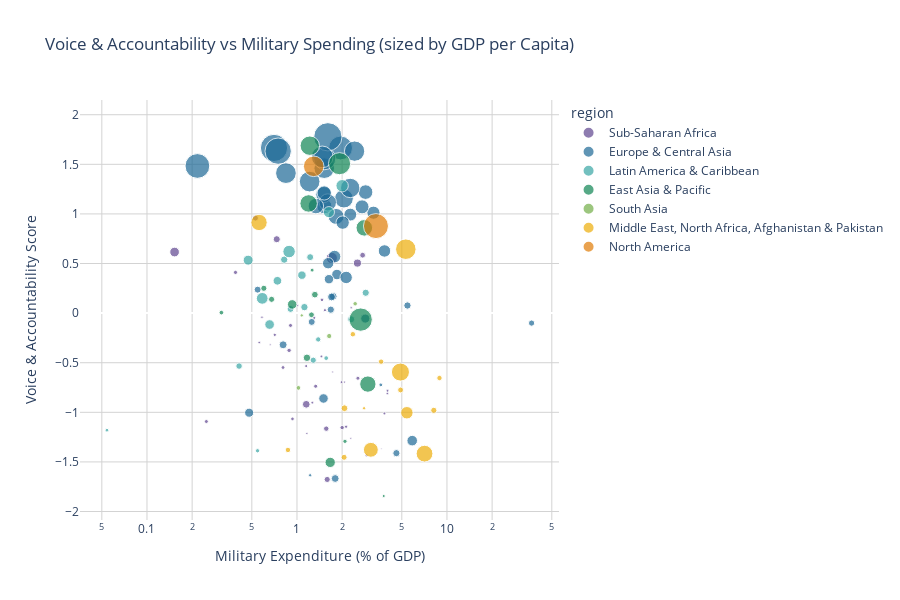

Here is the notebook cell this chart was saved with:
### Markdown cell above
This graph shows the relationship between GDP per Capita and the Voice & Accountability Score. We can see the relationship between countries' income per person and their people's perception of their ability to participate in government elections, have free media, and various freedoms of expression. We can see a strong positive correlation. This tells us that as GDP per capita increases, so does people's ability perception of freedom.

### Code cell
# Dropping NaNs to ensure graphability
df_clean = df.dropna(subset=['VA.EST', 'MS.MIL.XPND.GD.ZS', 'NY.GNP.PCAP.CD'])

 # Creating plots and setting features
fig_VAM = px.scatter(
    df_clean,
    x='MS.MIL.XPND.GD.ZS',
    log_x=True,
    y='VA.EST',
    color='region',
    size='NY.GNP.PCAP.CD',
    hover_name=df_clean.index,
    hover_data={
        'MS.MIL.XPND.GD.ZS': ':.2f',
        'VA.EST': ':.2f',
        'NY.GNP.PCAP.CD': ':,.0f',
        'incomeLevel': True,
        'region': False
    },
    labels={
        'MS.MIL.XPND.GD.ZS': 'Military Expenditure (% of GDP)',
        'VA.EST': 'Voice & Accountability Score',
        'NY.GNP.PCAP.CD': 'GDP per Capita'
    },
    title='Voice & Accountability vs Military Spending (sized by GDP per Capita)',
    color_discrete_sequence=px.colors.qualitative.Prism,
)

 # Formatting
fig_VAM.update_layout(
    height=600,
    plot_bgcolor='white',
    xaxis=dict(showgrid=True, gridwidth=1, gridcolor='lightgray'),
    yaxis=dict(showgrid=True, gridwidth=1, gridcolor='lightgray')
)

fig_VAM.show()

### Figure 1 — Plotly figure (JSON) as saved in the notebook; plotly's stock layout.template omitted (floating-point values rounded to 4 significant figures; data arrays with more than 128 entries replaced by an {"elided": "..."} marker saying what was removed)
{"data": [{"customdata": [[2130, "Lower middle income", "Sub-Saharan Africa "], [220, "Low income", "Sub-Saharan Africa "], [1390, "Lower middle income", "Sub-Saharan Africa "], [860, "Low income", "Sub-Saharan Africa "], [8360, "Upper middle income", "Sub-Saharan Africa "], [530, "Low income", "Sub-Saharan Africa "], [2500, "Lower middle income", "Sub-Saharan Africa "], [1690, "Lower middle income", "Sub-Saharan Africa "], [640, "Low income", "Sub-Saharan Africa "], [2450, "Lower middle income", "Sub-Saharan Africa "], [4780, "Upper middle income", "Sub-Saharan Africa "], [7750, "Upper middle income", "Sub-Saharan Africa "], [2280, "Lower middle income", "Sub-Saharan Africa "], [1340, "Lower middle income", "Sub-Saharan Africa "], [870, "Low income", "Sub-Saharan Africa "], [970, "Low income", "Sub-Saharan Africa "], [4840, "Upper middle income", "Sub-Saharan Africa "], [2110, "Lower middle income", "Sub-Saharan Africa "], [720, "Low income", "Sub-Saharan Africa "], [1250, "Lower middle income", "Sub-Saharan Africa "], [510, "Low income", "Sub-Saharan Africa "], [1010, "Low income", "Sub-Saharan Africa "], [540, "Low income", "Sub-Saharan Africa "], [2130, "Lower middle income", "Sub-Saharan Africa "], [12070, "Upper middle income", "Sub-Saharan Africa "], [600, "Low income", "Sub-Saharan Africa "], [4290, "Lower middle income", "Sub-Saharan Africa "], [640, "Low income", "Sub-Saharan Africa "], [1880, "Lower middle income", "Sub-Saharan Africa "], [1000, "Low income", "Sub-Saharan Africa "], [1630, "Lower middle income", "Sub-Saharan Africa "], [870, "Low income", "Sub-Saharan Africa "], [3750, "Lower middle income", "Sub-Saharan Africa "], [16400, "High income", "Sub-Saharan Africa "], [1000, "Low income", "Sub-Saharan Africa "], [1000, "Low income", "Sub-Saharan Africa "], [1220, "Lower middle income", "Sub-Saharan Africa "], [970, "Low income", "Sub-Saharan Africa "], [6480, "Upper middle income", "Sub-Saharan Africa "], [1290, "Lower middle income", "Sub-Saharan Africa "], [2060, "Lower middle income", "Sub-Saharan Africa "]], "hovertemplate": "<b>%{hovertext}</b><br><br>Military Expenditure (% of GDP)=%{x:.2f}<br>Voice & Accountability Score=%{y:.2f}<br>GDP per Capita=%{customdata[0]:,.0f}<br>incomeLevel=%{customdata[1]}<extra></extra>", "hovertext": ["AO", "BI", "BJ", "BF", "BW", "CF", "CI", "CM", "CD", "CG", "CV", "GA", "GH", "GN", "GM", "GW", "GQ", "KE", "LR", "LS", "MG", "ML", "MZ", "MR", "MU", "MW", null, "NE", "NG", "RW", "SN", "SL", "SZ", "SC", "TD", "TG", "TZ", "UG", "ZA", "ZM", "ZW"], "legendgroup": "Sub-Saharan Africa ", "marker": {"color": "rgb(95, 70, 144)", "size": [2130.0, 220.0, 1390.0, 860.0, 8360.0, 530.0, 2500.0, 1690.0, 640.0, 2450.0, 4780.0, 7750.0, 2280.0, 1340.0, 870.0, 970.0, 4840.0, 2110.0, 720.0, 1250.0, 510.0, 1010.0, 540.0, 2130.0, 12070.0, 600.0, 4290.0, 640.0, 1880.0, 1000.0, 1630.0, 870.0, 3750.0, 16400.0, 1000.0, 1000.0, 1220.0, 970.0, 6480.0, 1290.0, 2060.0], "sizemode": "area", "sizeref": 257.9, "symbol": "circle"}, "mode": "markers", "name": "Sub-Saharan Africa ", "orientation": "v", "showlegend": true, "type": "scatter", "x": [1.333, 3.659, 0.7112, 4.005, 2.53, 2.285, 0.8861, 0.9333, 1.164, 2.0, 0.5282, 1.153, 0.3892, 2.126, 0.5843, 1.455, 1.59, 0.9058, 2.298, 1.536, 0.663, 3.828, 1.732, 2.549, 0.1528, 1.011, 2.74, 2.07, 0.8073, 1.266, 1.468, 0.5604, 1.568, 1.707, 2.908, 4.015, 1.152, 1.982, 0.7331, 1.303, 0.2488], "xaxis": "x", "y": [-0.7373, -1.367, -0.219, -0.8099, 0.5041, -1.262, -0.3755, -1.066, -1.213, -1.154, 0.9581, -0.9192, 0.4104, -1.145, -0.04101, -0.4369, -1.677, -0.1242, 0.05389, 0.02994, -0.3195, -1.012, -0.5934, -0.6561, 0.6157, 0.07561, 0.5839, -0.6955, -0.5483, -0.9023, 0.134, -0.2964, -1.165, 0.5564, -1.435, -0.7827, -0.5337, -0.6958, 0.7449, -0.04795, -1.093], "yaxis": "y"}, {"customdata": {"elided": "46x3 mixed values"}, "hovertemplate": "<b>%{hovertext}</b><br><br>Military Expenditure (% of GDP)=%{x:.2f}<br>Voice & Accountability Score=%{y:.2f}<br>GDP per Capita=%{customdata[0]:,.0f}<br>incomeLevel=%{customdata[1]}<extra></extra>", "hovertext": ["AL", "AM", "AT", "AZ", "BE", "BG", "BA", "BY", "CH", "CY", "CZ", "DE", "DK", "ES", "EE", "FI", "FR", "GB", "GE", "GR", "HR", "HU", "IE", "IT", "KZ", "KG", "LT", "LU", "LV", "MD", "MK", "ME", "NL", "NO", "PL", "PT", "RO", "RU", "RS", "SK", "SI", "SE", "TJ", "TR", "UA", "XK"], "legendgroup": "Europe & Central Asia", "marker": {"color": "rgb(29, 105, 150)", "size": [7680.0, 6840.0, 55220.0, 6670.0, 55020.0, 14270.0, 8270.0, 7850.0, 95750.0, 32960.0, 29130.0, 54960.0, 73340.0, 32940.0, 27580.0, 53120.0, 45440.0, 48560.0, 6710.0, 22320.0, 20590.0, 19860.0, 78980.0, 38610.0, 10690.0, 1840.0, 25280.0, 89650.0, 21400.0, 6250.0, 7900.0, 11450.0, 62540.0, 103200.0, 19940.0, 26160.0, 16690.0, 14460.0, 10760.0, 23100.0, 30990.0, 60910.0, 1400.0, 11730.0, 4980.0, 6290.0], "sizemode": "area", "sizeref": 257.9, "symbol": "circle"}, "mode": "markers", "name": "Europe & Central Asia", "orientation": "v", "showlegend": true, "type": "scatter", "x": [1.744, 5.451, 0.8443, 4.602, 1.215, 1.847, 0.8084, 1.798, 0.7027, 1.825, 1.524, 1.52, 1.953, 1.509, 2.867, 2.421, 2.056, 2.265, 1.681, 3.234, 1.78, 2.128, 0.2169, 1.606, 0.4801, 3.622, 2.716, 0.7491, 2.268, 0.5467, 1.699, 1.634, 1.533, 1.607, 3.833, 1.519, 1.614, 5.864, 2.853, 2.017, 1.337, 1.473, 1.224, 1.503, 36.65, 1.254], "xaxis": "x", "y": [0.169, 0.07671, 1.411, -1.412, 1.326, 0.389, -0.3195, -1.667, 1.665, 0.9746, 1.077, 1.461, 1.665, 1.195, 1.22, 1.633, 1.155, 1.262, 0.03471, 1.012, 0.5697, 0.3595, 1.483, 1.116, -1.004, -0.7232, 1.071, 1.633, 0.993, 0.2368, 0.1627, 0.342, 1.556, 1.777, 0.6265, 1.211, 0.5032, -1.286, -0.055, 0.9125, 1.079, 1.575, -1.635, -0.8606, -0.1005, -0.08881], "yaxis": "y"}, {"customdata": [[12890, "Upper middle income", "Latin America & Caribbean "], [6890, "Upper middle income", "Latin America & Caribbean "], [3620, "Lower middle income", "Latin America & Caribbean "], [9310, "Upper middle income", "Latin America & Caribbean "], [15950, "High income", "Latin America & Caribbean "], [6720, "Upper middle income", "Latin America & Caribbean "], [9700, "Upper middle income", "Latin America & Caribbean "], [6590, "Upper middle income", "Latin America & Caribbean "], [5470, "Upper middle income", "Latin America & Caribbean "], [17770, "High income", "Latin America & Caribbean "], [2880, "Lower middle income", "Latin America & Caribbean "], [1760, "Lower middle income", "Latin America & Caribbean "], [6220, "Upper middle income", "Latin America & Caribbean "], [12000, "Upper middle income", "Latin America & Caribbean "], [2360, "Lower middle income", "Latin America & Caribbean "], [7080, "Upper middle income", "Latin America & Caribbean "], [6200, "Upper middle income", "Latin America & Caribbean "], [4950, "Upper middle income", "Latin America & Caribbean "], [20070, "High income", "Latin America & Caribbean "], [19850, "High income", "Latin America & Caribbean "]], "hovertemplate": "<b>%{hovertext}</b><br><br>Military Expenditure (% of GDP)=%{x:.2f}<br>Voice & Accountability Score=%{y:.2f}<br>GDP per Capita=%{customdata[0]:,.0f}<br>incomeLevel=%{customdata[1]}<extra></extra>", "hovertext": ["AR", "BZ", "BO", "BR", "CL", "CO", "DO", "EC", "GT", "GY", "HN", "HT", "JM", "MX", "NI", "PE", "PY", "SV", "TT", "UY"], "legendgroup": "Latin America & Caribbean ", "marker": {"color": "rgb(56, 166, 165)", "size": [12890.0, 6890.0, 3620.0, 9310.0, 15950.0, 6720.0, 9700.0, 6590.0, 5470.0, 17770.0, 2880.0, 1760.0, 6220.0, 12000.0, 2360.0, 7080.0, 6200.0, 4950.0, 20070.0, 19850.0], "sizemode": "area", "sizeref": 257.9, "symbol": "circle"}, "mode": "markers", "name": "Latin America & Caribbean ", "orientation": "v", "showlegend": true, "type": "scatter", "x": [0.4727, 0.8219, 1.386, 1.079, 1.633, 2.873, 0.7407, 2.297, 0.4112, 0.5865, 1.566, 0.05409, 1.224, 0.6569, 0.546, 1.121, 0.9063, 1.284, 0.886, 2.0], "xaxis": "x", "y": [0.5339, 0.539, -0.2652, 0.3829, 1.018, 0.2052, 0.3259, -0.06191, -0.5337, 0.1488, -0.4537, -1.18, 0.5643, -0.1151, -1.387, 0.06048, 0.04202, -0.4744, 0.6207, 1.284], "yaxis": "y"}, {"customdata": [[63160, "High income", "East Asia & Pacific"], [34390, "High income", "East Asia & Pacific"], [13730, "Upper middle income", "East Asia & Pacific"], [5680, "Upper middle income", "East Asia & Pacific"], [4810, "Upper middle income", "East Asia & Pacific"], [39360, "High income", "East Asia & Pacific"], [2390, "Lower middle income", "East Asia & Pacific"], [35490, "High income", "East Asia & Pacific"], [1230, "Lower middle income", "East Asia & Pacific"], [4870, "Upper middle income", "East Asia & Pacific"], [11710, "Upper middle income", "East Asia & Pacific"], [48600, "High income", "East Asia & Pacific"], [4320, "Lower middle income", "East Asia & Pacific"], [2800, "Lower middle income", "East Asia & Pacific"], [69850, "High income", "East Asia & Pacific"], [7190, "Upper middle income", "East Asia & Pacific"], [2020, "Lower middle income", "East Asia & Pacific"]], "hovertemplate": "<b>%{hovertext}</b><br><br>Military Expenditure (% of GDP)=%{x:.2f}<br>Voice & Accountability Score=%{y:.2f}<br>GDP per Capita=%{customdata[0]:,.0f}<br>incomeLevel=%{customdata[1]}<extra></extra>", "hovertext": ["AU", "BN", "CN", "FJ", "ID", "JP", "KH", "KR", "MM", "MN", "MY", "NZ", "PH", "PG", "SG", "TH", "TL"], "legendgroup": "East Asia & Pacific", "marker": {"color": "rgb(15, 133, 84)", "size": [63160.0, 34390.0, 13730.0, 5680.0, 4810.0, 39360.0, 2390.0, 35490.0, 1230.0, 4870.0, 11710.0, 48600.0, 4320.0, 2800.0, 69850.0, 7190.0, 2020.0], "sizemode": "area", "sizeref": 257.9, "symbol": "circle"}, "mode": "markers", "name": "East Asia & Pacific", "orientation": "v", "showlegend": true, "type": "scatter", "x": [1.922, 2.969, 1.665, 1.316, 0.6775, 1.196, 2.09, 2.812, 3.789, 0.6014, 0.9297, 1.218, 1.249, 0.3133, 2.659, 1.166, 1.262], "xaxis": "x", "y": [1.507, -0.7155, -1.505, 0.1861, 0.139, 1.106, -1.292, 0.8596, -1.844, 0.2503, 0.08762, 1.688, -0.01684, 0.005011, -0.06541, -0.4504, 0.4334], "yaxis": "y"}, {"customdata": [[2880, "Lower middle income", "South Asia"], [2580, "Lower middle income", "South Asia"], [3530, "Lower middle income", "South Asia"], [1430, "Lower middle income", "South Asia"]], "hovertemplate": "<b>%{hovertext}</b><br><br>Military Expenditure (% of GDP)=%{x:.2f}<br>Voice & Accountability Score=%{y:.2f}<br>GDP per Capita=%{customdata[0]:,.0f}<br>incomeLevel=%{customdata[1]}<extra></extra>", "hovertext": ["BD", "IN", "LK", "NP"], "legendgroup": "South Asia", "marker": {"color": "rgb(115, 175, 72)", "size": [2880.0, 2580.0, 3530.0, 1430.0], "sizemode": "area", "sizeref": 257.9, "symbol": "circle"}, "mode": "markers", "name": "South Asia", "orientation": "v", "showlegend": true, "type": "scatter", "x": [1.023, 2.443, 1.64, 1.077], "xaxis": "x", "y": [-0.7539, 0.0944, -0.2311, -0.02312], "yaxis": "y"}, {"customdata": [[28460, "High income", "Middle East, North Africa, Afghanistan & Pakistan"], [4950, "Upper middle income", "Middle East, North Africa, Afghanistan & Pakistan"], [3840, "Lower middle income", "Middle East, North Africa, Afghanistan & Pakistan"], [4640, "Upper middle income", "Middle East, North Africa, Afghanistan & Pakistan"], [5920, "Upper middle income", "Middle East, North Africa, Afghanistan & Pakistan"], [54280, "High income", "Middle East, North Africa, Afghanistan & Pakistan"], [4450, "Lower middle income", "Middle East, North Africa, Afghanistan & Pakistan"], [42030, "High income", "Middle East, North Africa, Afghanistan & Pakistan"], [3730, "Lower middle income", "Middle East, North Africa, Afghanistan & Pakistan"], [3760, "Lower middle income", "Middle East, North Africa, Afghanistan & Pakistan"], [34500, "High income", "Middle East, North Africa, Afghanistan & Pakistan"], [20020, "High income", "Middle East, North Africa, Afghanistan & Pakistan"], [1460, "Lower middle income", "Middle East, North Africa, Afghanistan & Pakistan"], [36330, "High income", "Middle East, North Africa, Afghanistan & Pakistan"], [3850, "Lower middle income", "Middle East, North Africa, Afghanistan & Pakistan"]], "hovertemplate": "<b>%{hovertext}</b><br><br>Military Expenditure (% of GDP)=%{x:.2f}<br>Voice & Accountability Score=%{y:.2f}<br>GDP per Capita=%{customdata[0]:,.0f}<br>incomeLevel=%{customdata[1]}<extra></extra>", "hovertext": ["BH", "DZ", "EG", "IR", "IQ", "IL", "JO", "KW", "LB", "MA", "MT", "OM", "PK", "SA", "TN"], "legendgroup": "Middle East, North Africa, Afghanistan & Pakistan", "marker": {"color": "rgb(237, 173, 8)", "size": [28460.0, 4950.0, 3840.0, 4640.0, 5920.0, 54280.0, 4450.0, 42030.0, 3730.0, 3760.0, 34500.0, 20020.0, 1460.0, 36330.0, 3850.0], "sizemode": "area", "sizeref": 257.9, "symbol": "circle"}, "mode": "markers", "name": "Middle East, North Africa, Afghanistan & Pakistan", "orientation": "v", "showlegend": true, "type": "scatter", "x": [3.108, 8.172, 0.8706, 2.061, 2.073, 5.317, 4.905, 4.896, 8.913, 3.639, 0.5586, 5.404, 2.801, 7.086, 2.358], "xaxis": "x", "y": [-1.378, -0.9799, -1.379, -1.454, -0.9589, 0.6443, -0.7747, -0.5942, -0.6543, -0.4893, 0.9137, -1.004, -0.9591, -1.417, -0.2129], "yaxis": "y"}, {"customdata": [[54660, "High income", "North America"], [80710, "High income", "North America"]], "hovertemplate": "<b>%{hovertext}</b><br><br>Military Expenditure (% of GDP)=%{x:.2f}<br>Voice & Accountability Score=%{y:.2f}<br>GDP per Capita=%{customdata[0]:,.0f}<br>incomeLevel=%{customdata[1]}<extra></extra>", "hovertext": ["CA", "US"], "legendgroup": "North America", "marker": {"color": "rgb(225, 124, 5)", "size": [54660.0, 80710.0], "sizemode": "area", "sizeref": 257.9, "symbol": "circle"}, "mode": "markers", "name": "North America", "orientation": "v", "showlegend": true, "type": "scatter", "x": [1.293, 3.362], "xaxis": "x", "y": [1.48, 0.8775], "yaxis": "y"}], "layout": {"height": 600, "legend": {"itemsizing": "constant", "title": {"text": "region"}, "tracegroupgap": 0}, "plot_bgcolor": "white", "title": {"text": "Voice & Accountability vs Military Spending (sized by GDP per Capita)"}, "xaxis": {"anchor": "y", "domain": [0, 1], "gridcolor": "lightgray", "gridwidth": 1, "showgrid": true, "title": {"text": "Military Expenditure (% of GDP)"}, "type": "log"}, "yaxis": {"anchor": "x", "domain": [0, 1], "gridcolor": "lightgray", "gridwidth": 1, "showgrid": true, "title": {"text": "Voice & Accountability Score"}}}}
